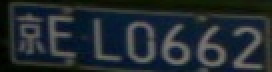
#> input picture public_dataset/LPRNET/ocr_images/0.jpg, 136 x 36 px (shown 2 times larger)
$ python im2array.py
#> lines starting #> are read from the running program, lines starting #| are printed output that depends on the picture
#!/bin/env python3

import numpy as np
import cv2
import sys

def load_and_resize_img(img, target_h, target_w):
#> called with target_h = 160, target_w = 40
    img = cv2.imread(img)
#> img is the input picture: shape (36, 136, 3); mean B, G, R 47.7, 42.7, 34.7
    x_test = cv2.cvtColor(img, cv2.COLOR_BGR2RGB)
    H, W, _ = img.shape
#> H = 36; W = 136
    print("img.shape is (%d %d), resize shape is (%d %d)" % (H, W, target_h, target_w))
#| img.shape is (36 136), resize shape is (160 40)

    x_test = cv2.resize(x_test, (target_h, target_w)).astype(np.float32)
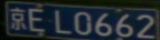
#> x_test: shape (40, 160, 3) float32; mean R, G, B 34.6, 42.5, 47.6
    x_test = x_test.astype(np.uint8)
    x_test = x_test.transpose(1, 0, 2)
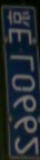
#> x_test: shape (160, 40, 3); mean R, G, B 34.6, 42.5, 47.6

    print(f"x_test.shape is {x_test.shape}")
#| x_test.shape is (160, 40, 3)

    return x_test


def im2array(data, c_file):
#> called with c_file = 'test_image_provider.cc'
    test = list(data.flatten())
#> test = 19200 values, max 121 at index 11952, min 0 at index 17, mean 41.56
    with open (c_file, 'w') as f:
        header_line = "unsigned char imgArray[" + str(len(test)) + "]" + " = {\n"
        f.write(header_line)

        for i in range(0, len(test), 12):
            chunk = test[i:i+12]
            line = ", ".join([str(hex(x)) for x in chunk])
            line += ","
            f.write(f"    {line}\n")
#> this loop made 1600 passes
#> (i, chunk) on passes 2 to 4: (12, [4, 8, 1, 3, 9, 0, 4, 8, 1, 5, 7, 5]), (24, [6, 6, 6, 5, 7, 4, 2, 8, 4, 0, 9, 5]), (36, [0, 8, 5, 0, 6, 4, 2, 5, 4, 2, 3, 3])

        f.write("};\n")

if __name__ == "__main__":
    # np.set_printoptions(threshold=sys.maxsize)
    img = "../../../../public_dataset/LPRNET/ocr_images/0.jpg"
    target_h = 160
    target_w = 40
    x_test = load_and_resize_img(img, target_h, target_w)
    c_file = "test_image_provider.cc"
    im2array(x_test, c_file)

$ run again, with public_dataset/LPRNET/ocr_images/1.jpg copied over public_dataset/LPRNET/ocr_images/0.jpg
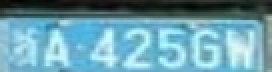
#> input picture public_dataset/LPRNET/ocr_images/1.jpg, 136 x 36 px (shown 2 times larger)
#> in load_and_resize_img, img is the input picture: shape (36, 136, 3); mean B, G, R 171.1, 156.5, 106.1
#| img.shape is (36 136), resize shape is (160 40)
#> in load_and_resize_img, `x_test = cv2.resize(x_test, (target_h, target_w)).astype(np.float32)`:
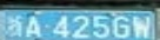
#> x_test: shape (40, 160, 3) float32; mean R, G, B 106, 156.4, 171
#> in load_and_resize_img, `x_test = x_test.transpose(1, 0, 2)`:
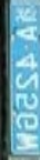
#> x_test: shape (160, 40, 3); mean R, G, B 106, 156.4, 171
#| x_test.shape is (160, 40, 3)
#> test = 19200 values, max 255 at index 3458, min 0 at index 1440, mean 144.4
#> the loop in im2array, `for i in range(0, len(test), 12):` made 1600 passes
#> (i, chunk) on passes 2 to 4: (12, [27, 35, 32, 42, 52, 49, 48, 61, 57, 44, 60, 58]), (24, [35, 56, 56, 53, 82, 85, 95, 128, 137, 133, 174, 189]), (36, [147, 194, 213, 149, 199, 219, 146, 196, 218, 145, 194, 216])
